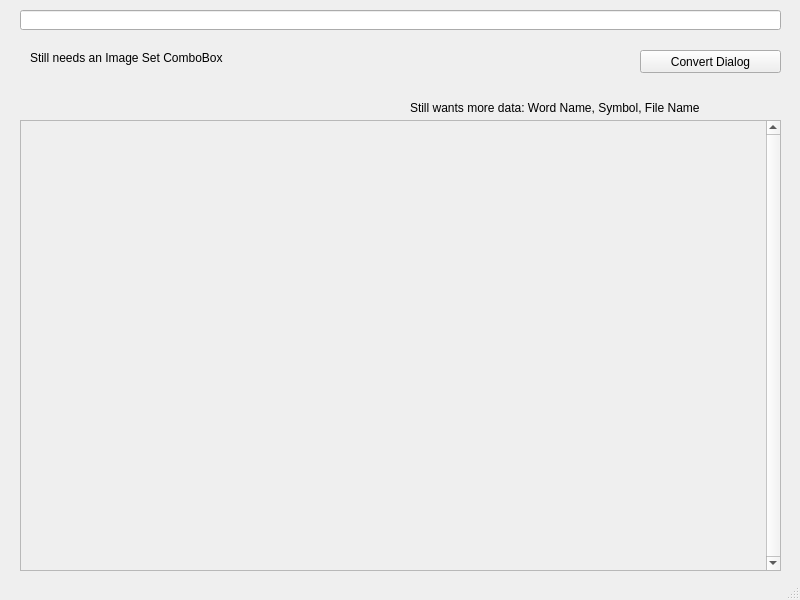
<?xml version="1.0" encoding="UTF-8"?>
<ui version="4.0">
 <class>MainWindow</class>
 <widget class="QMainWindow" name="MainWindow">
  <property name="geometry">
   <rect>
    <x>0</x>
    <y>0</y>
    <width>800</width>
    <height>600</height>
   </rect>
  </property>
  <property name="windowTitle">
   <string>MainWindow</string>
  </property>
  <widget class="QWidget" name="centralwidget">
   <widget class="QPushButton" name="convertDialogButton">
    <property name="geometry">
     <rect>
      <x>640</x>
      <y>50</y>
      <width>141</width>
      <height>23</height>
     </rect>
    </property>
    <property name="text">
     <string>Convert Dialog</string>
    </property>
   </widget>
   <widget class="QLineEdit" name="rawSentenceLineEdit">
    <property name="geometry">
     <rect>
      <x>20</x>
      <y>10</y>
      <width>761</width>
      <height>20</height>
     </rect>
    </property>
   </widget>
   <widget class="QScrollArea" name="imageScrollArea">
    <property name="geometry">
     <rect>
      <x>20</x>
      <y>120</y>
      <width>761</width>
      <height>451</height>
     </rect>
    </property>
    <property name="verticalScrollBarPolicy">
     <enum>Qt::ScrollBarAlwaysOn</enum>
    </property>
    <property name="widgetResizable">
     <bool>true</bool>
    </property>
    <widget class="QWidget" name="scrollAreaWidgetContents">
     <property name="geometry">
      <rect>
       <x>0</x>
       <y>0</y>
       <width>742</width>
       <height>449</height>
      </rect>
     </property>
    </widget>
   </widget>
   <widget class="QLabel" name="label">
    <property name="geometry">
     <rect>
      <x>30</x>
      <y>50</y>
      <width>241</width>
      <height>16</height>
     </rect>
    </property>
    <property name="text">
     <string>Still needs an Image Set ComboBox</string>
    </property>
   </widget>
   <widget class="QLabel" name="label_2">
    <property name="geometry">
     <rect>
      <x>410</x>
      <y>100</y>
      <width>361</width>
      <height>16</height>
     </rect>
    </property>
    <property name="text">
     <string>Still wants more data: Word Name, Symbol, File Name</string>
    </property>
   </widget>
  </widget>
  <widget class="QStatusBar" name="statusbar"/>
 </widget>
 <resources/>
 <connections/>
</ui>
